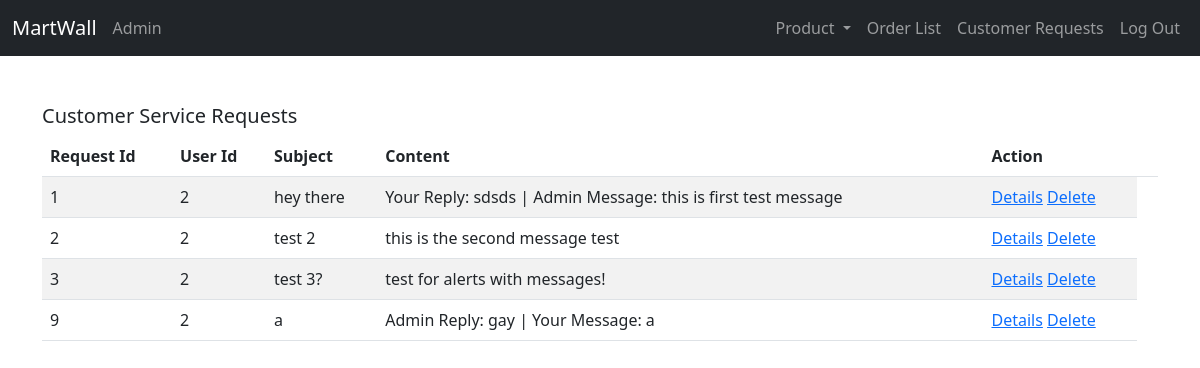
/Admin/serviceRequests (signed in), run on an earlier commit of the app's database.
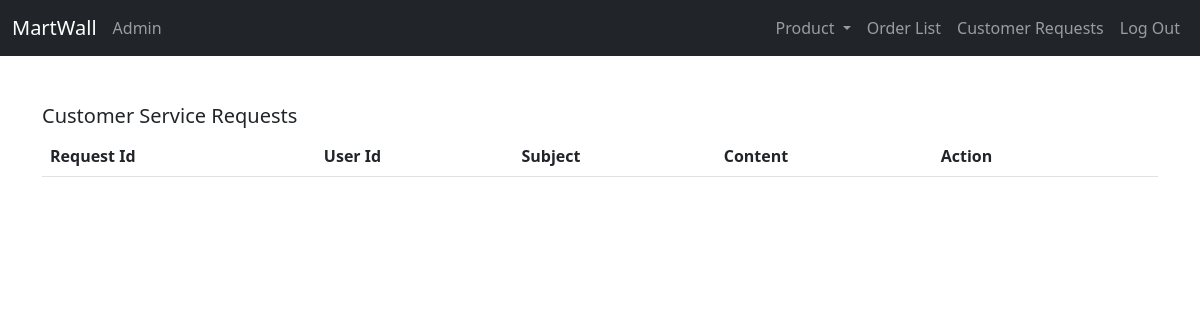
And on a later commit of the database.
### tables this page shows
CREATE TABLE `service_request` (
  `request_id` int(5) NOT NULL,
  `user_id` int(5) NOT NULL,
  `subject` varchar(50) NOT NULL,
  `content` varchar(200) NOT NULL,
  `reply` text DEFAULT NULL
);

### app/core/Controller.php (called while the page is built, shortened)
<?php
class Controller{
	public function view($name, $data = []){
		include('app/views/' . $name . '.php');
	}
}

### app/controllers/Admin.php (called while the page is built, shortened)
<?php
	class Admin extends \app\core\Controller{
		#[\app\filters\Admin]
		public function serviceRequests(){
			$message = new \app\models\Service_Request();
			$message = $message->getAll();
			$this->view('Admin/serviceRequests', $message);
		}
	}

### app/core/App.php (called while the page is built, shortened)
<?php
class App{
	private $method = 'index';
	public function __construct(){
		$url = self::parseUrl();
		if(isset($url[0])){
			unset($url[0]);
		}
		$this->controller = new $this->controller;
		if(isset($url[1])){
			if(method_exists($this->controller, $url[1])){
				$this->method = $url[1];
			}
			unset($url[1]);
		}
		$params = $url ? array_values($url) : [];
		call_user_func_array([$this->controller, $this->method], $params);
	}
	public static function parseUrl(){
		if(isset($_GET['url'])) {
			return explode('/',
				filter_var(
					rtrim($_GET['url'], '/')),
				FILTER_SANITIZE_URL);
		}
	}
}

### index.php (called while the page is built, shortened)
<?php
	new app\core\App();

### app/models/Service_Request.php (called while the page is built, shortened)
<?php
class service_request extends \app\core\Model{
    public function getAll(){
        $SQL = "SELECT * FROM service_request";
		$STMT = self::$_connection->prepare($SQL);
		$STMT->execute();
		$STMT->setFetchMode(\PDO::FETCH_CLASS, 'app\models\Service_Request');
		return $STMT->fetchAll();
    }
}

### app/core/Model.php (called while the page is built, shortened)
<?php
class Model{
	public function __construct(){
		$server = 'localhost';
		$dbname = 'ecom_project';
		$username = 'root';
		$password = '';
	}
}

### app/views/Admin/serviceRequests.php (the view, shortened to what this page needs)
<!DOCTYPE html>
<html lang="en">
<head>
    <link href="https://cdn.jsdelivr.net/npm/bootstrap@5.2.3/dist/css/bootstrap.min.css" rel="stylesheet">
</head>
<body>
<?php include 'app\views\includes\adminHeader.php'; ?>
<div class="container mt-5">
    <div class="table-responsive">
        <h5>Customer Service Requests</h5>
        <table class="table table-striped">
            <thead>
                <th>Request Id</th>
                <th>User Id</th>
                <th>Subject</th>
                <th>Content </th>
                <th>Action<th>
            </thead>
            <tbody>
                <?php
                    foreach ($data as $item)
                        echo"
                        <tr>
                            <td>$item->request_id</td>
                            <td>$item->user_id</td>
                            <td>$item->subject</td>
                            <td>$item->content</td>
                            <td>
                                <a href=''>Details</span></a>
                                <a href='/Admin/deleteSE/$item->request_id'>Delete</a>
                            </td>
                        </tr>
                        ";
                ?>
            </tbody>
        </table>
    </div>
</div>
</body>
</html>

### app/views/includes/adminHeader.php (shortened to what this page needs)
<nav class="navbar navbar-expand-lg navbar-dark bg-dark justify-content-between">
    <div class="container-fluid">
        <?php if(isset($_SESSION['admin_id'])) { ?>
            <a class="navbar-brand" href="/Admin/index">MartWall</a>
        <?php } else { ?>
            <a class="navbar-brand" href="/Admin/login">MartWall</a>
        <?php } ?>
        <span class="navbar-text">
            Admin
        </span>
        <div class="collapse navbar-collapse" id="navbarSupportedContent">
            <ul class="navbar-nav ms-auto mb-2 mb-lg-0">
                <?php if(isset($_SESSION['admin_id'])) { ?>
                <li class="nav-item dropdown">
                    <a class="nav-link dropdown-toggle" href="#" role="button" data-bs-toggle="dropdown" aria-expanded="false">
                        Product
                    </a>
                </li>
                <li class="nav-item">
                    <a class="nav-link" href="#">Order List</a>
                </li>
                <li class="nav-item">
                    <a class="nav-link" href="/Admin/serviceRequests">Customer Requests</a>
                </li>
                <li class="nav-item">
                    <a class="nav-link" href="/Admin/logout">Log Out</a>
                </li>
                <?php } else { ?>
                <li class="nav-item">
                    <a class="nav-link" href="/Admin/login">Sign In</a>
                </li>
                <?php } ?>
            </ul>
        </div>
    </div>
</nav>

What changed in the data, as far as the page shows it:
removed service_request: request_id "1", user "2", subject "hey there", content "Your Reply: sdsds | Admin Message: this is first test message"
removed service_request: request_id "2", user "2", subject "test 2", content "this is the second message test"
removed service_request: request_id "3", user "2", subject "test 3?", content "test for alerts with messages!"
removed service_request: request_id "9", user "2", subject "a", content "Admin Reply: gay | Your Message: a"
